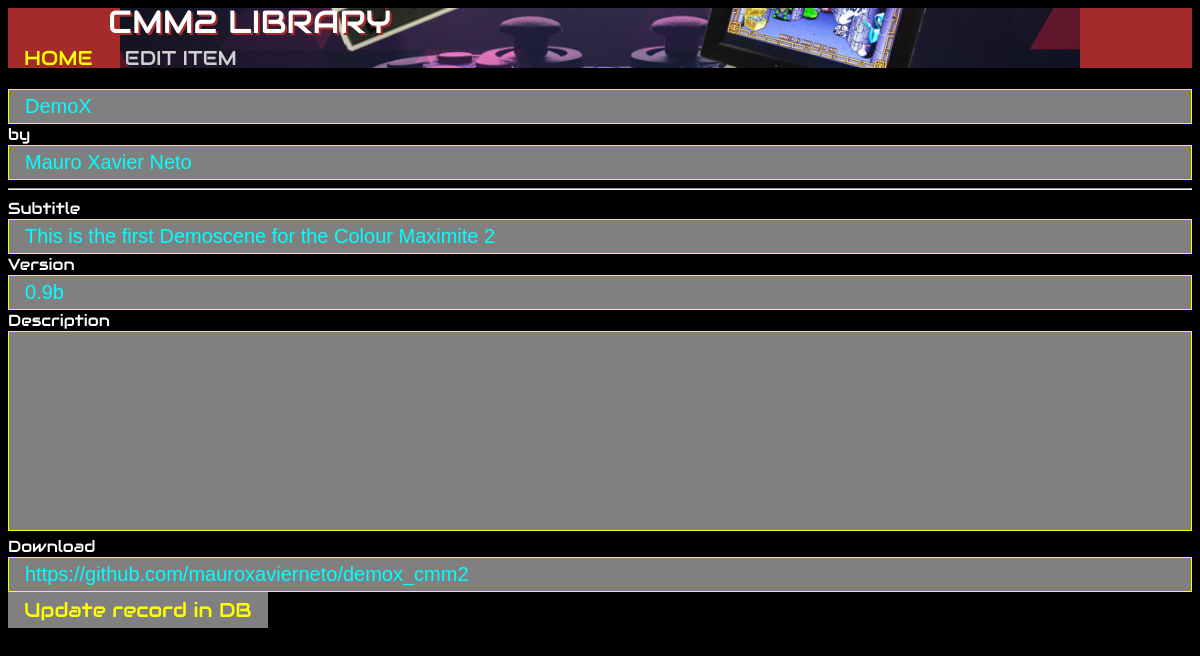
Page /editApp.php?id=4 on the earlier database version.
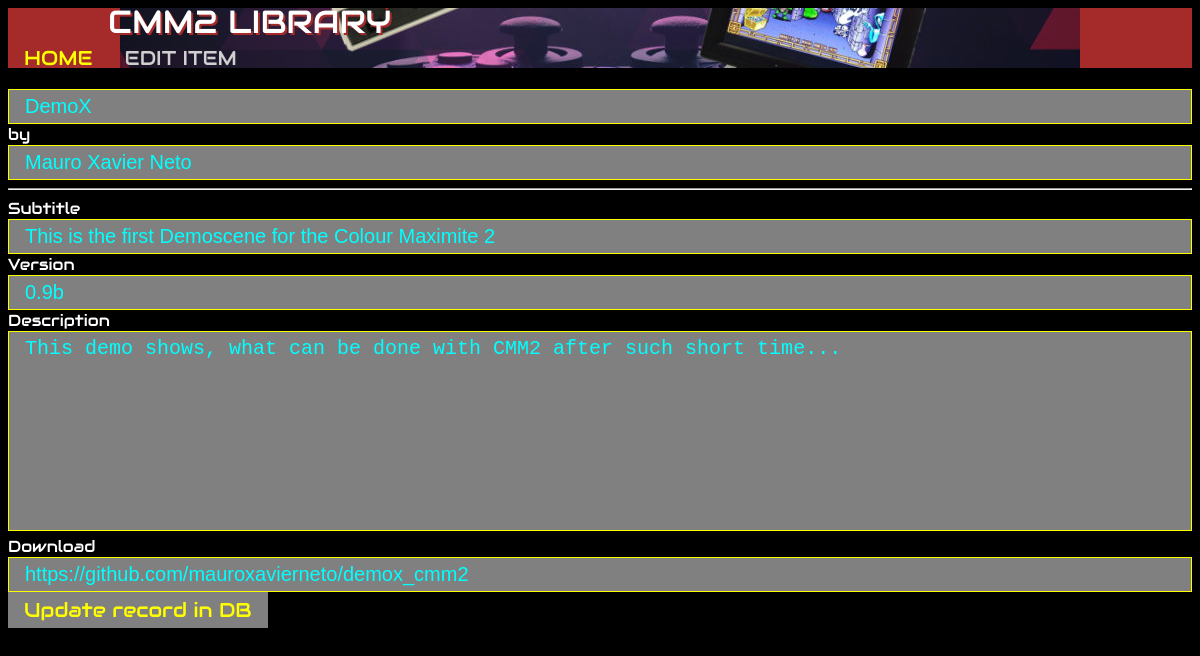
Same page on the later database version.
### tables this page shows
CREATE TABLE IF NOT EXISTS `apps` (
  `id` int(11) NOT NULL AUTO_INCREMENT,
  `title` varchar(200) NOT NULL,
  `version` varchar(200) NOT NULL,
  `changed` timestamp NOT NULL DEFAULT CURRENT_TIMESTAMP,
  `author` int(11) NOT NULL DEFAULT '1',
  `scr_path` varchar(200) NOT NULL,
  `subtitle` varchar(200) NOT NULL,
  `description` varchar(2000) NOT NULL,
  `link` varchar(200) NOT NULL,
  `category` varchar(200) NOT NULL DEFAULT '1',
  `rating` int(11) NOT NULL DEFAULT '0',
  `enabled` tinyint(1) NOT NULL DEFAULT '1',
  PRIMARY KEY (`id`),
  KEY `title` (`title`,`changed`,`author`,`category`),
  KEY `title_2` (`title`),
  KEY `changed` (`changed`),
  KEY `category` (`category`)
);

### editApp.php (the view, shortened to what this page needs)
<!DOCTYPE html>
<html>
<head>
</head>
<body>
<div class="navbar">
	<a href="index.php">HOME</a>
	<div>EDIT ITEM</div>
</div>
<div style="text-shadow: 2px 2px brown;font-family: 'Audiowide', sans-serif;line-height: 90%;padding-left: 100px;position: fixed; color: White; margin-top: -60px;font-size: 32px;">
CMM2 LIBRARY
</div>
	<?php
		if(isset($_GET['id']))
		{
			$id = intval($_GET['id']);
			$sql= "SELECT * FROM apps WHERE id=" . $id;
			$result = mysql_query($sql) or die('Query failed: ' . mysql_error());
			if ($result)
				if ($row = mysql_fetch_assoc($result))
				{
					$title = $row['title'];
					$subtitle = $row['subtitle'];
					$version = $row['version'];
					$description = $row['description'];
					$description = str_replace("<br>", "\n", $description);
					$description = str_replace("<p>", "\n\n", $description);
					$link = $row['link'];
					$author = '???';
					$sql= 'SELECT * FROM authors WHERE id=' . $row['author'];
					$result = mysql_query($sql) or die('Query failed: ' . mysql_error());
					if ($result)
						if ($row1 = mysql_fetch_assoc($result))
							$author = $row1['author'];
					echo '<br>';
					$cururi = $_SERVER['REQUEST_URI'];
					echo '<form name="editPrg" action="editExistingApp.php?id=' . $id . '&url=' . $cururi . '" onsubmit="return validateForm()" method="post" enctype="multipart/form-data">';
					echo '<input type="text" name="title" value="' . $title . '" readonly> by <input type="text" name="author" value="' . $author . '" readonly><br>';
					echo '<hr>';
					echo 'Subtitle<br><input type="text" name="subtitle" value="' . $subtitle . '"><br>';
					echo 'Version<br><input type="text" name="version" value="' . $version . '"><br>';
					echo 'Description<br><textarea name="description" rows="25" cols="80" style="resize:none">' . $description . '</textarea><br>';
					echo 'Download<br><input type="text" name="link" value="' . $link . '"><br>';
					echo '<input id="submit" type="submit" value="Update record in DB" onmouseover="submitOver()" onmouseout="submitOut()">';
					echo '</form>';
				}
  	}
  ?>
</body>
</html>

Differences in the rows shown:
changed apps "DemoX": description (not shown) → "This demo shows, what can be done with CMM2 after such short time..."
